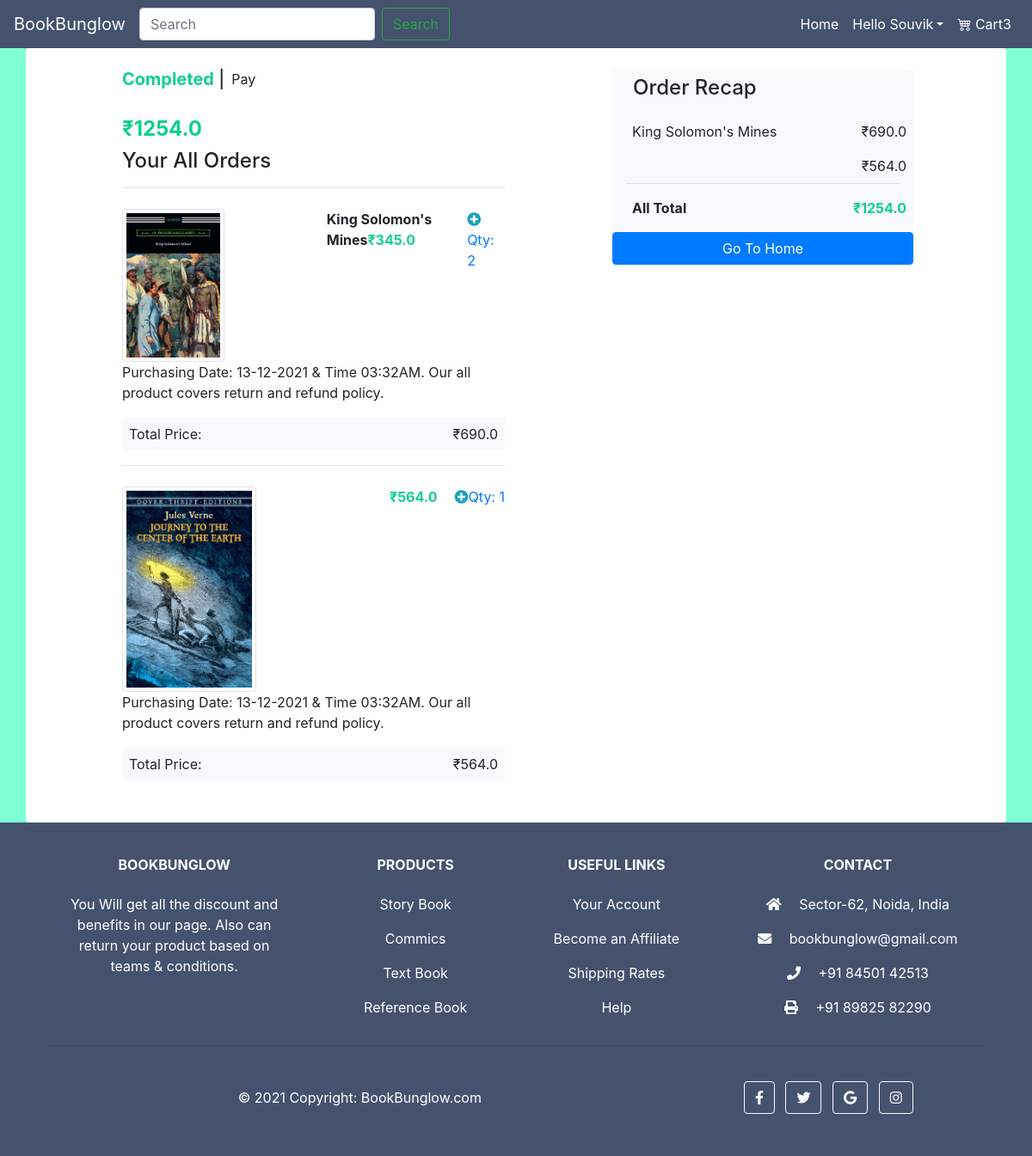
Screenshot of /account/orders (signed in) with the database file from the repository.
### tables this page shows
CREATE TABLE users 
		(userId INTEGER PRIMARY KEY, 
		password TEXT,
		email TEXT,
		firstName TEXT,
		lastName TEXT,
		address1 TEXT,
		address2 TEXT,
		zipcode TEXT,
		city TEXT,
		state TEXT,
		country TEXT, 
		phone TEXT
		);

CREATE TABLE orders
		(orderId INTEGER PRIMARY KEY,
      	userId INTEGER,
		productId INTEGER,
		qty INTEGER,
		totalprice REAL,
		purchasedate TEXT,
		purchasetime TEXT,
		FOREIGN KEY(userId) REFERENCES users(userId),
		FOREIGN KEY(productId) REFERENCES products(productId)
		);

CREATE TABLE products
		(productId INTEGER PRIMARY KEY,
		name TEXT,
		price REAL,
		description TEXT,
		image TEXT,
		stock INTEGER,
		categoryId INTEGER,
		FOREIGN KEY(categoryId) REFERENCES categories(categoryId)
		);

### app.py (the view)
@app.route('/account/orders')
def orders():
    if 'email' not in session:
        return redirect(url_for('loginForm'))
    loggedIn, firstName, noOfItems = getLoginDetails()
    email = session['email']
    with sqlite3.connect('database.db') as conn:
        cur = conn.cursor()
        cur.execute("SELECT userId FROM users WHERE email = '" + email + "'")
        userId = cur.fetchone()[0]
        cur.execute("SELECT products.productId, products.name, products.price, products.image, orders.qty, orders.totalprice, orders.purchasedate, orders.purchasetime FROM products, orders WHERE products.productId = orders.productId AND orders.userId = " + str(userId))
        productDetails = cur.fetchall()
    totalPrice = 0
    for product in productDetails:
        totalPrice += product[5]
    conn.commit()
    return render_template("orders.html", products = productDetails, totalPrice=totalPrice, loggedIn=loggedIn, firstName=firstName, noOfItems=noOfItems)

### app.py (called while the page is built)
def getLoginDetails():
    with sqlite3.connect('database.db') as conn:
        cur = conn.cursor()
        if 'email' not in session:
            loggedIn = False
            firstName = ''
            noOfItems = 0
        else:
            loggedIn = True
            cur.execute("SELECT userId, firstName FROM users WHERE email = '" + session['email'] + "'")
            userId, firstName = cur.fetchone()
            cur.execute("SELECT count(productId) FROM cart WHERE userId = " + str(userId))
            noOfItems = cur.fetchone()[0]
    conn.close()
    return (loggedIn, firstName, noOfItems)

### templates/orders.html (shortened to what this page needs)
<!DOCTYPE html>
<html lang="en">
<head>
    <link href="https://cdn.jsdelivr.net/npm/bootstrap-icons@1.3.0/font/bootstrap-icons.css" rel="stylesheet" />
    <link href="https://stackpath.bootstrapcdn.com/bootstrap/4.4.1/css/bootstrap.min.css" rel="stylesheet" />
    <link rel="stylesheet" href="https://pro.fontawesome.com/releases/v5.10.0/css/all.css" />
</head>
<body>
    <nav class="navbar navbar-expand-lg navbar-light" style="background-color: #45526e;">
        <a class="navbar-brand text-white" href="/">BookBunglow</a>
        <div class="collapse navbar-collapse" id="navbarSupportedContent">
            <form class="form-inline my-2 my-lg-0" action="{{ url_for( 'searchItem' ) }}">
                <input class="form-control mr-sm-2" type="text" name="searchQuery" placeholder="Search" aria-label="Search">
                <input class="btn btn-outline-success my-2 my-sm-0" type="submit" value="Search">
            </form>
            <ul class="navbar-nav ml-auto">
                <li class="nav-item active">
                    <a class="nav-link text-white" href="/">Home <span class="sr-only">(current)</span></a>
                </li>
                {% if not loggedIn %}
                <li class="nav-item">
                    <a class="nav-link text-white" href="/loginForm">Sign In/Sign Up</a>
                </li>
                {% else %}
                <li class="nav-item dropdown">
                    <a class="nav-link dropdown-toggle text-white" href="#" id="navbarDropdown" role="button" data-toggle="dropdown" aria-haspopup="true" aria-expanded="false">Hello {{firstName}}</a>
                </li>
                {% endif %}
                <li class="nav-item active">
                    <a class="nav-link text-white" href="/cart"><i class="bi bi-cart4"></i> Cart{{noOfItems}}<span class="sr-only">(current)</span></a>
                </li>
            </ul>
        </div>
    </nav>
    <div class="container rounded bg-white container-fluid">
        <div class="row d-flex justify-content-center pb-5">
            <div class="col-sm-5 col-md-5 ml-1 mobileVisible">
                <div class="py-4 d-flex flex-row">
                    <h5><b class="green">Completed</b> | </h5><span class="pl-2">Pay</span>
                </div>
                <h4 class="green">₹{{ totalPrice }}</h4>
                <h4>Your All Orders</h4>
                {% for product in products %}
                <hr>
                <div class="d-flex pt-2">
                    <div class="justify-content-center">
                        <img src="{{ url_for( 'static', filename='uploads/' + product[3]) }}" class="img-thumbnail img-fluid" alt="{{product[1]}}">
                    </div>
                    <div>
                        <p><b>{{ product[1] }}</b><span class="green">₹{{ product[2] }}</span></p>
                    </div>
                    <div class="ml-auto">
                        <p class="text-primary"><i class="fa fa-plus-circle text-info"></i>Qty: {{ product[4] }}</p>
                    </div>
                </div>
                <p>Purchasing Date: {{ product[6] }} & Time {{ product[7] }}. Our all product covers return and refund policy.</p>
                <div class="rounded bg-light d-flex">
                    <div class="p-2">Total Price:</div>
                    <div class="ml-auto p-2">₹{{ product[5] }}</div>
                </div>
                {% endfor %}
            </div>
            <div class="col-sm-3 col-md-4 offset-md-1 mobile mt-lg-4 mt-md-4 mt-sm-3">
                <div class="bg-light rounded d-flex flex-column">
                    <div class="p-2 ml-3">
                        <h4>Order Recap</h4>
                    </div>
                    {% for product in products %}
                    <div class="p-2 d-flex">
                        <div class="col-8">{{ product[1] }}</div>
                        <div class="ml-auto">₹{{ product[5] }}</div>
                    </div>
                    {% endfor %}
                    <div class="border-top px-4 mx-3"></div>
                    <div class="p-2 d-flex pt-3">
                        <div class="col-8"><b>All Total</b></div>
                        <div class="ml-auto"><b class="green">₹{{ totalPrice }}</b></div>
                    </div>
                    <div class="pt-2">
                        <div> <a href="{{ url_for('root') }}" class="btn btn-primary btn-block">Go To Home</a></div>
                    </div>
                </div>
            </div>
        </div>
    </div>
    <footer class="text-center text-lg-start text-white" style="background-color: #45526e">
        <div class="container p-4 pb-0">
            <section class="">
                <div class="row">
                    <div class="col-md-3 col-lg-3 col-xl-3 mx-auto mt-3">
                        <h6 class="text-uppercase mb-4 font-weight-bold">
                            BookBunglow
                        </h6>
                        <p>You Will get all the discount and benefits in our page. Also can return your product based on teams & conditions.</p>
                    </div>
                    <div class="col-md-2 col-lg-2 col-xl-2 mx-auto mt-3">
                        <h6 class="text-uppercase mb-4 font-weight-bold">Products</h6>
                        <p><a class="text-white">Story Book</a></p>
                        <p><a class="text-white">Commics</a></p>
                        <p><a class="text-white">Text Book</a></p>
                        <p><a class="text-white">Reference Book</a></p>
                    </div>
                    <div class="col-md-3 col-lg-2 col-xl-2 mx-auto mt-3">
                        <h6 class="text-uppercase mb-4 font-weight-bold">
                            Useful links
                        </h6>
                        <p><a class="text-white">Your Account</a></p>
                        <p><a class="text-white">Become an Affiliate</a></p>
                        <p><a class="text-white">Shipping Rates</a></p>
                        <p><a class="text-white">Help</a></p>
                    </div>
                    <div class="col-md-4 col-lg-3 col-xl-3 mx-auto mt-3">
                        <h6 class="text-uppercase mb-4 font-weight-bold">Contact</h6>
                        <p><i class="fas fa-home mr-3"></i> Sector-62, Noida, India</p>
                        <p><i class="fas fa-envelope mr-3"></i> bookbunglow@gmail.com</p>
                        <p><i class="fas fa-phone mr-3"></i> +91 84501 42513</p>
                        <p><i class="fas fa-print mr-3"></i> +91 89825 82290</p>
                    </div>
                </div>
            </section>
            <hr class="my-3">
            <section class="p-3 pt-0">
                <div class="row d-flex align-items-center">
                    <div class="col-md-7 col-lg-8 text-center text-md-start">
                        <div class="p-3">
                            © 2021 Copyright:
                            <a class="text-white" href="https://mdbootstrap.com/">BookBunglow.com</a>
                        </div>
                    </div>
                    <div class="col-md-5 col-lg-4 ml-lg-0 text-center text-md-end">
                        <a class="btn btn-outline-light btn-floating m-1" href="https://www.facebook.com/sourocks1000/" class="text-white" role="button"><i class="fab fa-facebook-f"></i></a>
                        <a class="btn btn-outline-light btn-floating m-1" href="https://twitter.com/SouvikG28051701" class="text-white" role="button"><i class="fab fa-twitter"></i></a>
                        <a class="btn btn-outline-light btn-floating m-1" href="www.google.com" class="text-white" role="button"><i class="fab fa-google"></i></a>
                        <a class="btn btn-outline-light btn-floating m-1" href="https://www.instagram.com/rocks_riko/" class="text-white" role="button"><i class="fab fa-instagram"></i></a>
                    </div>
                </div>
            </section>
        </div>
    </footer>
</body>
</html>

### templates/orders.html (style rules this page uses)
body { background-color: aquamarine; }
.green { color: rgb(15, 207, 143); font-weight: 680 }
.img-thumbnail { width: 50%; height: 15; }

### rows the page displays
users: firstName "Souvik"
orders: image (picture), name "King Solomon's Mines", price "345.0", qty "2", purchasedate "13-12-2021", purchasetime "03:32AM", totalprice "690.0"
orders: image (picture), price "564.0", qty "1", purchasedate "13-12-2021", purchasetime "03:32AM", totalprice "564.0"

### other values shown
{{ noOfItems }} "3"
{{ totalPrice }} "1254.0"
